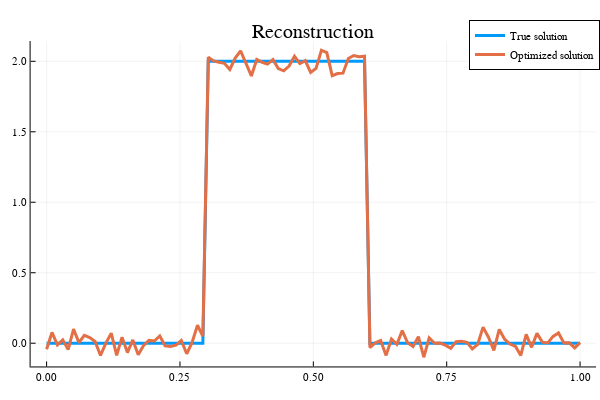

Notebook source saved alongside this figure:
### Code cell
#Initialisation
x = ones(n,1);
lambda0 = 1e-2;
itermax_grad_prox = 10;
alpha0 = 1
beta = 0.5;

xbest, histo_grad_prox = grad_prox(x,y,H,W,lambda0,itermax_grad_prox,alpha0,beta);
plotly();
iter_grad_prox = 1:itermax_grad_prox;
x = [xt,xbest];

p15 = plot(iter_grad_prox,histo_grad_prox,title="Convergence curve",label=["f"],lw=3, ann=[(6,20,"Gradient proximal")])
p16 = plot(px,x,title="Reconstruction",label=["True solution" "Optimized solution"],lw=3)

### Figure 1 — Plotly figure (JSON) as saved in the notebook; plotly's stock layout.template omitted (floating-point values rounded to 4 significant figures)
{"data": [{"colorbar": {"title": ""}, "legendgroup": "True solution", "line": {"color": "rgba(0, 154, 250, 1.000)", "dash": "solid", "shape": "linear", "width": 3}, "mode": "lines", "name": "True solution", "showlegend": true, "type": "scatter", "x": [0, 0.0101, 0.0202, 0.0303, 0.0404, 0.05051, 0.06061, 0.07071, 0.08081, 0.09091, 0.101, 0.1111, 0.1212, 0.1313, 0.1414, 0.1515, 0.1616, 0.1717, 0.1818, 0.1919, 0.202, 0.2121, 0.2222, 0.2323, 0.2424, 0.2525, 0.2626, 0.2727, 0.2828, 0.2929, 0.303, 0.3131, 0.3232, 0.3333, 0.3434, 0.3535, 0.3636, 0.3737, 0.3838, 0.3939, 0.404, 0.4141, 0.4242, 0.4343, 0.4444, 0.4545, 0.4646, 0.4747, 0.4848, 0.4949, 0.5051, 0.5152, 0.5253, 0.5354, 0.5455, 0.5556, 0.5657, 0.5758, 0.5859, 0.596, 0.6061, 0.6162, 0.6263, 0.6364, 0.6465, 0.6566, 0.6667, 0.6768, 0.6869, 0.697, 0.7071, 0.7172, 0.7273, 0.7374, 0.7475, 0.7576, 0.7677, 0.7778, 0.7879, 0.798, 0.8081, 0.8182, 0.8283, 0.8384, 0.8485, 0.8586, 0.8687, 0.8788, 0.8889, 0.899, 0.9091, 0.9192, 0.9293, 0.9394, 0.9495, 0.9596, 0.9697, 0.9798, 0.9899, 1], "xaxis": "x", "y": [0, 0, 0, 0, 0, 0, 0, 0, 0, 0, 0, 0, 0, 0, 0, 0, 0, 0, 0, 0, 0, 0, 0, 0, 0, 0, 0, 0, 0, 0, 2, 2, 2, 2, 2, 2, 2, 2, 2, 2, 2, 2, 2, 2, 2, 2, 2, 2, 2, 2, 2, 2, 2, 2, 2, 2, 2, 2, 2, 2, 0, 0, 0, 0, 0, 0, 0, 0, 0, 0, 0, 0, 0, 0, 0, 0, 0, 0, 0, 0, 0, 0, 0, 0, 0, 0, 0, 0, 0, 0, 0, 0, 0, 0, 0, 0, 0, 0, 0, 0], "yaxis": "y", "zmax": null, "zmin": null}, {"colorbar": {"title": ""}, "legendgroup": "Optimized solution", "line": {"color": "rgba(227, 111, 71, 1.000)", "dash": "solid", "shape": "linear", "width": 3}, "mode": "lines", "name": "Optimized solution", "showlegend": true, "type": "scatter", "x": [0, 0.0101, 0.0202, 0.0303, 0.0404, 0.05051, 0.06061, 0.07071, 0.08081, 0.09091, 0.101, 0.1111, 0.1212, 0.1313, 0.1414, 0.1515, 0.1616, 0.1717, 0.1818, 0.1919, 0.202, 0.2121, 0.2222, 0.2323, 0.2424, 0.2525, 0.2626, 0.2727, 0.2828, 0.2929, 0.303, 0.3131, 0.3232, 0.3333, 0.3434, 0.3535, 0.3636, 0.3737, 0.3838, 0.3939, 0.404, 0.4141, 0.4242, 0.4343, 0.4444, 0.4545, 0.4646, 0.4747, 0.4848, 0.4949, 0.5051, 0.5152, 0.5253, 0.5354, 0.5455, 0.5556, 0.5657, 0.5758, 0.5859, 0.596, 0.6061, 0.6162, 0.6263, 0.6364, 0.6465, 0.6566, 0.6667, 0.6768, 0.6869, 0.697, 0.7071, 0.7172, 0.7273, 0.7374, 0.7475, 0.7576, 0.7677, 0.7778, 0.7879, 0.798, 0.8081, 0.8182, 0.8283, 0.8384, 0.8485, 0.8586, 0.8687, 0.8788, 0.8889, 0.899, 0.9091, 0.9192, 0.9293, 0.9394, 0.9495, 0.9596, 0.9697, 0.9798, 0.9899, 1], "xaxis": "x", "y": [-0.04225, 0.07629, -0.01162, 0.02357, -0.04545, 0.0997, 0.003852, 0.05586, 0.04033, 0.01229, -0.0866, 0.0006614, 0.07124, -0.08641, 0.04298, -0.06618, 0.02326, -0.08128, -0.01619, 0.02002, 0.01578, 0.05118, -0.01925, -0.02375, -0.01364, 0.01906, -0.07479, 0.005154, 0.1273, 0.04964, 2.029, 2.003, 1.993, 1.986, 1.942, 2.023, 2.074, 1.988, 1.896, 2.013, 1.993, 1.981, 2.012, 1.949, 1.933, 1.967, 2.035, 1.984, 2.005, 1.922, 1.95, 2.078, 2.061, 1.898, 1.913, 1.916, 2.02, 2.041, 2.033, 2.036, -0.03088, 0.0026, 0.01914, -0.08642, 0.02989, -0.0075, 0.08935, 0.003028, -0.02313, 0.04588, -0.09952, 0.03774, -0.0002848, 0.001282, -0.01391, -0.03558, 0.01103, 0.01312, 0.006001, -0.0396, -0.008299, 0.1144, 0.04235, -0.05116, 0.09745, 0.02819, -0.005612, -0.02189, -0.08656, 0.06228, -0.02899, 0.06989, 0.007635, 0.001565, 0.04843, 0.07274, 0.002427, 0.003024, -0.0333, 0.004266], "yaxis": "y", "zmax": null, "zmin": null}], "layout": {"annotations": [{"font": {"color": "rgba(0, 0, 0, 1.000)", "family": "sans-serif", "size": 20}, "rotation": 0, "showarrow": false, "text": "Reconstruction", "x": 0.5222, "xanchor": "center", "xref": "paper", "y": 1, "yanchor": "top", "yref": "paper"}], "height": 400, "legend": {"bgcolor": "rgba(255, 255, 255, 1.000)", "bordercolor": "rgba(0, 0, 0, 1.000)", "borderwidth": 1, "font": {"color": "rgba(0, 0, 0, 1.000)", "family": "sans-serif", "size": 11}, "title": {"font": {"color": "rgba(0, 0, 0, 1.000)", "family": "sans-serif", "size": 15}, "text": ""}, "tracegroupgap": 0, "traceorder": "normal", "x": 1, "xanchor": "auto", "y": 1, "yanchor": "auto"}, "margin": {"b": 20, "l": 0, "r": 0, "t": 20}, "paper_bgcolor": "rgba(255, 255, 255, 1.000)", "plot_bgcolor": "rgba(255, 255, 255, 1.000)", "showlegend": true, "width": 600, "xaxis": {"anchor": "y", "domain": [0.05101, 0.9934], "gridcolor": "rgba(0, 0, 0, 0.100)", "gridwidth": 0.5, "linecolor": "rgba(0, 0, 0, 1.000)", "mirror": false, "range": [-0.03, 1.03], "showgrid": true, "showline": true, "showticklabels": true, "tickangle": 0, "tickcolor": "rgb(0, 0, 0)", "tickfont": {"color": "rgba(0, 0, 0, 1.000)", "family": "sans-serif", "size": 11}, "tickmode": "array", "ticks": "inside", "ticktext": ["0.00", "0.25", "0.50", "0.75", "1.00"], "tickvals": [0, 0.25, 0.5, 0.75, 1], "title": "", "titlefont": {"color": "rgba(0, 0, 0, 1.000)", "family": "sans-serif", "size": 15}, "type": "-", "visible": true, "zeroline": false, "zerolinecolor": "rgba(0, 0, 0, 1.000)"}, "yaxis": {"anchor": "x", "domain": [0.03762, 0.9415], "gridcolor": "rgba(0, 0, 0, 0.100)", "gridwidth": 0.5, "linecolor": "rgba(0, 0, 0, 1.000)", "mirror": false, "range": [-0.1649, 2.144], "showgrid": true, "showline": true, "showticklabels": true, "tickangle": 0, "tickcolor": "rgb(0, 0, 0)", "tickfont": {"color": "rgba(0, 0, 0, 1.000)", "family": "sans-serif", "size": 11}, "tickmode": "array", "ticks": "inside", "ticktext": ["0.0", "0.5", "1.0", "1.5", "2.0"], "tickvals": [0, 0.5, 1, 1.5, 2], "title": "", "titlefont": {"color": "rgba(0, 0, 0, 1.000)", "family": "sans-serif", "size": 15}, "type": "-", "visible": true, "zeroline": false, "zerolinecolor": "rgba(0, 0, 0, 1.000)"}}}
